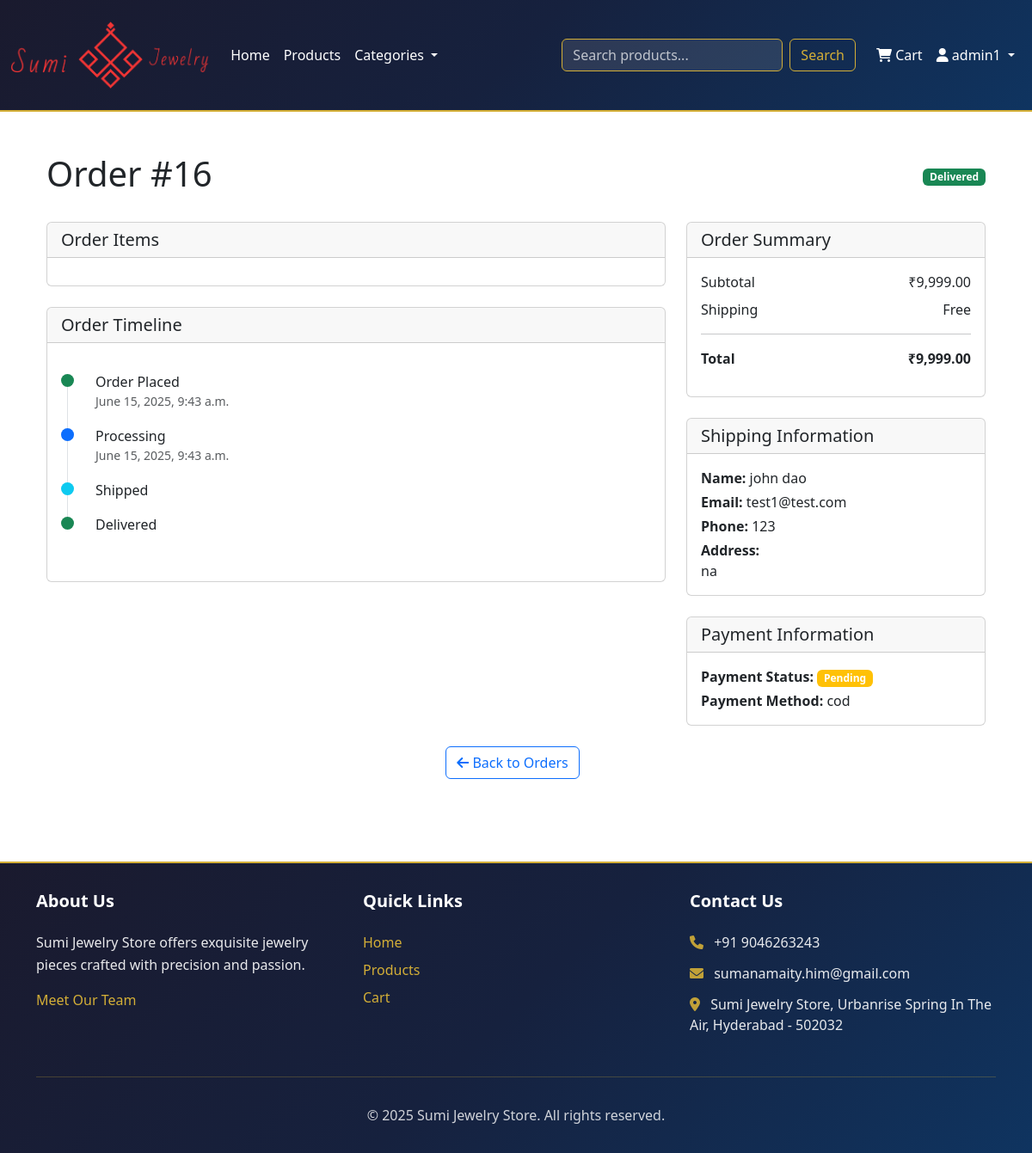
/order/16/ (signed in), run on the app's committed database.
### shop/models.py (models this page shows, shortened)
class Order(models.Model):
    STATUS_CHOICES = [
        ('pending', 'Pending'),
        ('processing', 'Processing'),
        ('shipped', 'Shipped'),
        ('delivered', 'Delivered'),
        ('cancelled', 'Cancelled'),
    ]
    PAYMENT_METHOD_CHOICES = [
        ('credit_card', 'Credit Card'),
        ('debit_card', 'Debit Card'),
        ('upi', 'UPI'),
        ('net_banking', 'Net Banking'),
    ]
    user = models.ForeignKey(User, on_delete=models.CASCADE)
    first_name = models.CharField(max_length=100)
    last_name = models.CharField(max_length=100)
    email = models.EmailField()
    address = models.TextField()
    phone = models.CharField(max_length=20)
    created_at = models.DateTimeField(auto_now_add=True)
    updated_at = models.DateTimeField(auto_now=True)
    status = models.CharField(max_length=20, choices=STATUS_CHOICES, default='pending')
    total_amount = models.DecimalField(max_digits=10, decimal_places=2)
    payment_status = models.BooleanField(default=False)
    payment_method = models.CharField(max_length=20, choices=PAYMENT_METHOD_CHOICES, default='credit_card')
    tracking_number = models.CharField(max_length=50, blank=True)
    notes = models.TextField(blank=True)
    class Meta:
        ordering = ['-created_at']

### shop/views.py (the view)
# urls.py: path('order/<int:order_id>/', views.order_detail, name='order_detail'),
@login_required
def order_detail(request, order_id):
    order = get_object_or_404(Order, id=order_id, user=request.user)
    return render(request, 'shop/order_detail.html', {'order': order})

### shop/context_processors.py (called while the page is built)
def cart(request):
    if request.user.is_authenticated:
        cart, created = request.user.cart_set.get_or_create()
        cart_count = cart.get_total_items()
    else:
        cart_count = 0
    return {'cart_count': cart_count}

### shop/models.py (called while the page is built)
    def get_total_items(self):
        return sum(item.quantity for item in self.items.all())

### shop/templatetags/shop_extras.py (called while the page is built)
@register.filter
def indian_currency(value):
    try:
        value = float(value)
        return f"{value:,.2f}"
    except (ValueError, TypeError):
        return value

### templates/shop/order_detail.html (shortened to what this page needs)
{% extends 'base.html' %}
{% load shop_extras %}
{% block content %}
<div class="container py-4">
    <div class="d-flex justify-content-between align-items-center mb-4">
        <h1>Order #{{ order.id }}</h1>
        <span class="badge {% if order.status == 'delivered' %}bg-success{% elif order.status == 'cancelled' %}bg-danger{% else %}bg-primary{% endif %}">
            {{ order.get_status_display }}
        </span>
    </div>
    <div class="row">
        <div class="col-md-8">
            <div class="card mb-4">
                <div class="card-header">
                    <h5 class="mb-0">Order Items</h5>
                </div>
                <div class="card-body">
                </div>
            </div>
            <div class="card mb-4">
                <div class="card-header">
                    <h5 class="mb-0">Order Timeline</h5>
                </div>
                <div class="card-body">
                    <div class="timeline">
                        <div class="timeline-item">
                            <div class="timeline-marker bg-success"></div>
                            <div class="timeline-content">
                                <h6 class="mb-0">Order Placed</h6>
                                <small class="text-muted">{{ order.created_at|date:"F j, Y, g:i a" }}</small>
                            </div>
                        </div>
                        {% if order.status != 'pending' %}
                        <div class="timeline-item">
                            <div class="timeline-marker bg-primary"></div>
                            <div class="timeline-content">
                                <h6 class="mb-0">Processing</h6>
                                <small class="text-muted">{{ order.updated_at|date:"F j, Y, g:i a" }}</small>
                            </div>
                        </div>
                        {% endif %}
                        {% if order.status == 'shipped' or order.status == 'delivered' %}
                        <div class="timeline-item">
                            <div class="timeline-marker bg-info"></div>
                            <div class="timeline-content">
                                <h6 class="mb-0">Shipped</h6>
                            </div>
                        </div>
                        {% endif %}
                        {% if order.status == 'delivered' %}
                        <div class="timeline-item">
                            <div class="timeline-marker bg-success"></div>
                            <div class="timeline-content">
                                <h6 class="mb-0">Delivered</h6>
                            </div>
                        </div>
                        {% endif %}
                    </div>
                </div>
            </div>
        </div>
        <div class="col-md-4">
            <div class="card mb-4">
                <div class="card-header">
                    <h5 class="mb-0">Order Summary</h5>
                </div>
                <div class="card-body">
                    {% if order.total_amount < 999 %}
                        {% with subtotal=order.total_amount|add:"-100" %}
                            <div class="d-flex justify-content-between mb-2">
                                <span>Subtotal</span>
                                <span>₹{{ subtotal|indian_currency }}</span>
                            </div>
                        {% endwith %}
                    {% else %}
                        {% with subtotal=order.total_amount %}
                            <div class="d-flex justify-content-between mb-2">
                                <span>Subtotal</span>
                                <span>₹{{ subtotal|indian_currency }}</span>
                            </div>
                        {% endwith %}
                    {% endif %}
                    <div class="d-flex justify-content-between mb-2">
                        <span>Shipping</span>
                        <span>{% if order.total_amount >= 999 %}Free{% else %}₹100.00{% endif %}</span>
                    </div>
                    <hr>
                    <div class="d-flex justify-content-between mb-3">
                        <strong>Total</strong>
                        <strong>₹{{ order.total_amount|indian_currency }}</strong>
                    </div>
                </div>
            </div>
            <div class="card mb-4">
                <div class="card-header">
                    <h5 class="mb-0">Shipping Information</h5>
                </div>
                <div class="card-body">
                    <p class="mb-1"><strong>Name:</strong> {{ order.first_name }} {{ order.last_name }}</p>
                    <p class="mb-1"><strong>Email:</strong> {{ order.email }}</p>
                    <p class="mb-1"><strong>Phone:</strong> {{ order.phone }}</p>
                    <p class="mb-0"><strong>Address:</strong><br>{{ order.address }}</p>
                </div>
            </div>
            <div class="card">
                <div class="card-header">
                    <h5 class="mb-0">Payment Information</h5>
                </div>
                <div class="card-body">
                    <p class="mb-1">
                        <strong>Payment Status:</strong>
                        <span class="badge {% if order.payment_status %}bg-success{% else %}bg-warning{% endif %}">
                            {% if order.payment_status %}Paid{% else %}Pending{% endif %}
                        </span>
                    </p>
                    <p class="mb-0">
                        <strong>Payment Method:</strong> {{ order.get_payment_method_display }}
                    </p>
                </div>
            </div>
        </div>
    </div>
    <div class="text-center mt-4">
        <a href="{% url 'shop:user_orders' %}" class="btn btn-outline-primary me-2">
            <i class="fas fa-arrow-left"></i> Back to Orders
        </a>
    </div>
</div>
{% endblock %}

### templates/base.html (shortened to what this page needs)
{% load static %}
<!DOCTYPE html>
<html lang="en">
<head>
    <link href="https://cdn.jsdelivr.net/npm/bootstrap@5.3.0/dist/css/bootstrap.min.css" rel="stylesheet">
    <link href="https://cdnjs.cloudflare.com/ajax/libs/font-awesome/6.0.0/css/all.min.css" rel="stylesheet">
</head>
<body>
    <nav class="navbar navbar-expand-lg navbar-dark" style="background: linear-gradient(135deg, #1a1a2e 0%, #16213e 50%, #0f3460 100%); border-bottom: 2px solid #d4af37;">
        <div class="container" style="max-width: 1200px;">
            <a class="navbar-brand" href="{% url 'shop:home' %}">
                <img src="{% static 'images/logo.png' %}" alt="Sumi Jewelry Store Logo">
            </a>
            <div class="collapse navbar-collapse" id="navbarNav">
                <ul class="navbar-nav me-auto">
                    <li class="nav-item">
                        <a class="nav-link" href="{% url 'shop:home' %}" style="color: #ffffff; font-weight: 500; transition: color 0.3s ease;">Home</a>
                    </li>
                    <li class="nav-item">
                        <a class="nav-link" href="{% url 'shop:product_list' %}" style="color: #ffffff; font-weight: 500; transition: color 0.3s ease;">Products</a>
                    </li>
                    <li class="nav-item dropdown">
                        <a class="nav-link dropdown-toggle" href="#" id="categoriesDropdown" role="button" data-bs-toggle="dropdown" style="color: #ffffff; font-weight: 500; transition: color 0.3s ease;">
                            Categories
                        </a>
                    </li>
                </ul>
                <form class="d-flex me-3" action="{% url 'shop:search' %}" method="get">
                    <input class="form-control me-2" type="search" name="q" placeholder="Search products..." style="background-color: rgba(255, 255, 255, 0.1); border: 1px solid #d4af37; color: #ffffff;">
                    <button class="btn btn-outline-warning" type="submit" style="border-color: #d4af37; color: #d4af37;">Search</button>
                </form>
                <ul class="navbar-nav">
                    {% if user.is_authenticated %}
                    <li class="nav-item">
                        <a class="nav-link position-relative" href="{% url 'shop:cart_detail' %}" style="color: #ffffff; font-weight: 500; transition: color 0.3s ease;">
                            <i class="fas fa-shopping-cart"></i> Cart
                        </a>
                    </li>
                    <li class="nav-item dropdown">
                        <a class="nav-link dropdown-toggle" href="#" id="userDropdown" role="button" data-bs-toggle="dropdown" style="color: #ffffff; font-weight: 500; transition: color 0.3s ease;">
                            <i class="fas fa-user"></i> {{ user.username }}
                        </a>
                    </li>
                    {% endif %}
                </ul>
            </div>
        </div>
    </nav>
    <main class="container py-4">
        {% block content %}
        {% endblock %}
    </main>
    <footer class="footer" style="background: linear-gradient(135deg, #1a1a2e 0%, #16213e 50%, #0f3460 100%); border-top: 2px solid #d4af37; color: #ffffff;">
        <div class="container">
            <div class="row">
                <div class="col-md-4">
                    <h5 style="color: #ffffff; font-weight: 600; margin-bottom: 1.5rem;">About Us</h5>
                    <p style="color: #ffffff; opacity: 0.9; line-height: 1.6;">Sumi Jewelry Store offers exquisite jewelry pieces crafted with precision and passion.</p>
                    <ul class="list-unstyled">
                        <li><a href="{% url 'shop:team' %}" style="color: #d4af37; text-decoration: none; transition: color 0.3s ease; font-weight: 500;">Meet Our Team</a></li>
                    </ul>
                </div>
                <div class="col-md-4">
                    <h5 style="color: #ffffff; font-weight: 600; margin-bottom: 1.5rem;">Quick Links</h5>
                    <ul class="list-unstyled">
                        <li style="margin-bottom: 0.5rem;"><a href="{% url 'shop:home' %}" style="color: #d4af37; text-decoration: none; transition: color 0.3s ease; font-weight: 500;">Home</a></li>
                        <li style="margin-bottom: 0.5rem;"><a href="{% url 'shop:product_list' %}" style="color: #d4af37; text-decoration: none; transition: color 0.3s ease; font-weight: 500;">Products</a></li>
                        <li style="margin-bottom: 0.5rem;"><a href="{% url 'shop:cart_detail' %}" style="color: #d4af37; text-decoration: none; transition: color 0.3s ease; font-weight: 500;">Cart</a></li>
                    </ul>
                </div>
                <div class="col-md-4">
                    <h5 style="color: #ffffff; font-weight: 600; margin-bottom: 1.5rem;">Contact Us</h5>
                    <ul class="list-unstyled">
                        <li style="color: #ffffff; opacity: 0.9; margin-bottom: 0.75rem;"><i class="fas fa-phone" style="color: #d4af37; margin-right: 0.5rem;"></i> +91 9046263243</li>
                        <li style="color: #ffffff; opacity: 0.9; margin-bottom: 0.75rem;"><i class="fas fa-envelope" style="color: #d4af37; margin-right: 0.5rem;"></i> sumanamaity.him@gmail.com</li>
                        <li style="color: #ffffff; opacity: 0.9; margin-bottom: 0.75rem;"><i class="fas fa-map-marker-alt" style="color: #d4af37; margin-right: 0.5rem;"></i> Sumi Jewelry Store, Urbanrise Spring In The Air, Hyderabad - 502032</li>
                    </ul>
                </div>
            </div>
            <hr style="border-color: #d4af37; margin: 2rem 0;">
            <div class="text-center">
                <p style="color: #ffffff; opacity: 0.8; margin: 0;">&copy; {% now "Y" %} Sumi Jewelry Store. All rights reserved.</p>
            </div>
        </div>
    </footer>
</body>
</html>

### templates/shop/order_detail.html (style rules this page uses)
.timeline { position: relative; padding: 20px 0; }
.timeline-item { position: relative; padding-left: 40px; margin-bottom: 20px; }
.timeline-marker { position: absolute; left: 0; top: 0; width: 15px; height: 15px; border-radius: 50%; }
.timeline-item:not(:last-child):before { content: ''; position: absolute; left: 7px; top: 15px; height: calc(100% + 5px); width: 1px; background-color: #dee2e6; }

### data on the page
Order: id "16", status "Delivered", created_at "June 15, 2025, 9:43 a.m.", updated_at "June 15, 2025, 9:43 a.m.", total_amount "9,999.00", total_amount|indian_currency "9,999.00", first_name "john", last_name "dao", email "test1@test.com", phone "123", address "na", payment_method "cod"

### other printed values
{{ user.username }} "admin1"
